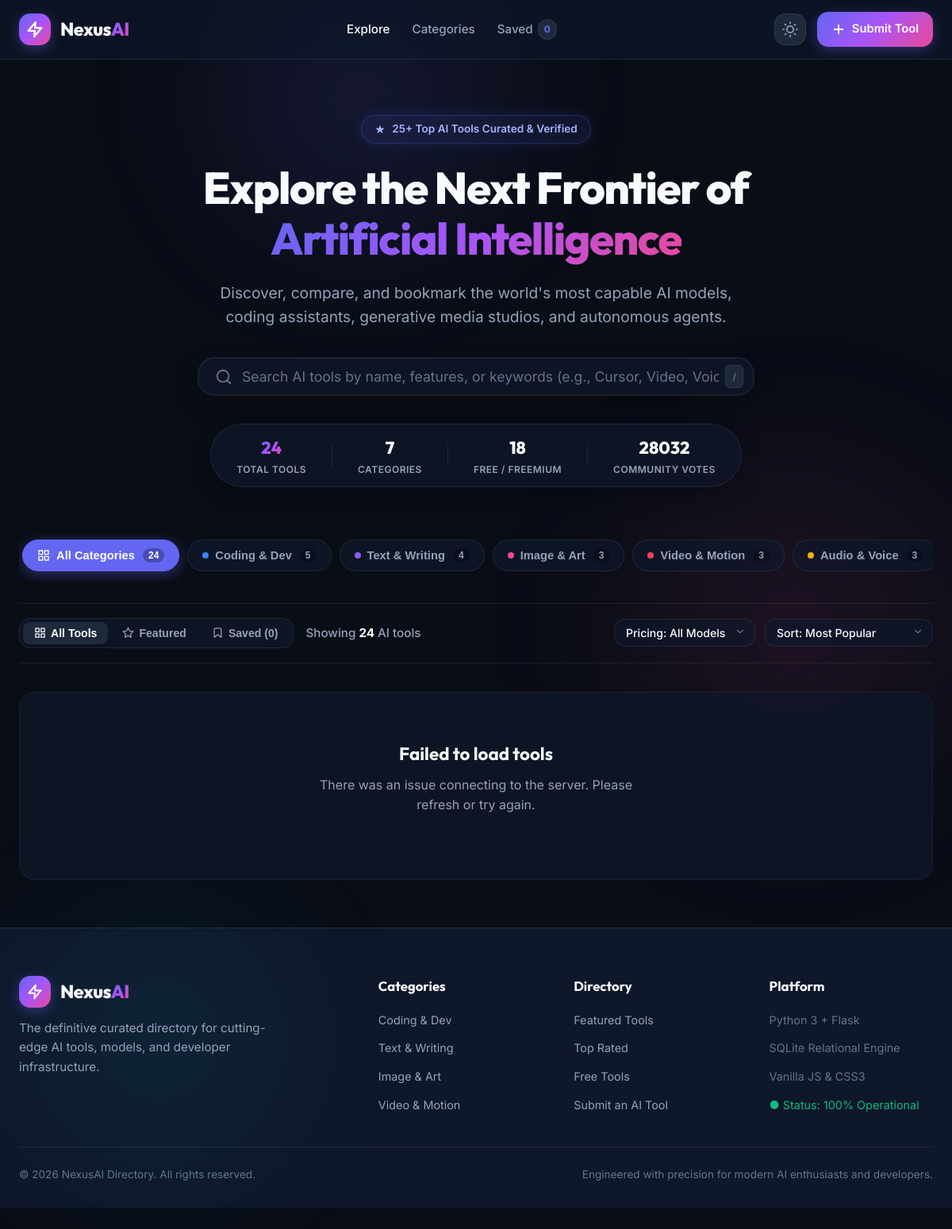
The page / on the database its author committed.
### tables this page shows
CREATE TABLE categories (
            id INTEGER PRIMARY KEY AUTOINCREMENT,
            name TEXT NOT NULL UNIQUE,
            slug TEXT NOT NULL UNIQUE,
            icon TEXT NOT NULL,
            description TEXT,
            color TEXT NOT NULL
        );

### app.py (the view)
@app.route('/')
def index():
    categories = database.get_all_categories()
    featured_tools = database.get_tools(featured="1", sort_by="popular")
    all_tools = database.get_tools(sort_by="popular")
    stats = database.get_stats()
    return render_template(
        'index.html',
        categories=categories,
        featured_tools=featured_tools,
        tools=all_tools,
        stats=stats
    )

### database.py (called while the page is built)
def get_db_connection():
    conn = sqlite3.connect(DB_PATH)
    conn.row_factory = sqlite3.Row
    return conn

def get_all_categories():
    conn = get_db_connection()
    cursor = conn.cursor()
    cursor.execute('''
        SELECT c.*, COUNT(t.id) as tool_count
        FROM categories c
        LEFT JOIN tools t ON c.id = t.category_id
        GROUP BY c.id
        ORDER BY c.id ASC
    ''')
    rows = cursor.fetchall()
    conn.close()
    return [dict(row) for row in rows]

def get_stats():
    conn = get_db_connection()
    cursor = conn.cursor()
    cursor.execute('SELECT COUNT(*) as total_tools, SUM(upvotes) as total_upvotes FROM tools')
    row = cursor.fetchone()
    total_tools = row['total_tools']
    total_upvotes = row['total_upvotes'] or 0
    cursor.execute("SELECT COUNT(*) as free_tools FROM tools WHERE pricing_type IN ('Free', 'Freemium')")
    free_tools = cursor.fetchone()['free_tools']
    cursor.execute('SELECT COUNT(*) as total_cats FROM categories')
    total_cats = cursor.fetchone()['total_cats']
    conn.close()
    return {
        "total_tools": total_tools,
        "total_upvotes": total_upvotes,
        "free_tools": free_tools,
        "total_categories": total_cats
    }

### templates/index.html (shortened to what this page needs)
{% extends 'base.html' %}
{% block content %}
<section class="hero-section">
  <div class="container">
    <div class="hero-badge">
      <svg width="14" height="14" viewBox="0 0 24 24" fill="currentColor">
        <path d="M12 2l2.4 7.4H22l-6 4.6 2.3 7-6.3-4.6-6.3 4.6 2.3-7-6-4.6h7.6z"/>
      </svg>
      <span>25+ Top AI Tools Curated & Verified</span>
    </div>
    <h1 class="hero-title">
      Explore the Next Frontier of <br>
      <span class="gradient-text">Artificial Intelligence</span>
    </h1>
    <p class="hero-subtitle">
      Discover, compare, and bookmark the world's most capable AI models, coding assistants, generative media studios, and autonomous agents.
    </p>
    <div class="search-container">
      <div class="search-input-wrapper">
        <span class="search-icon">
          <svg width="22" height="22" viewBox="0 0 24 24" fill="none" stroke="currentColor" stroke-width="2" stroke-linecap="round" stroke-linejoin="round">
            <circle cx="11" cy="11" r="8"></circle>
            <line x1="21" y1="21" x2="16.65" y2="16.65"></line>
          </svg>
        </span>
        <input
          type="text"
          id="search-input"
          class="search-input"
          placeholder="Search AI tools by name, features, or keywords (e.g., Cursor, Video, Voice, GPT)..."
          autocomplete="off"
          spellcheck="false"
        >
        <span class="search-shortcut" title="Press '/' anywhere to search">/</span>
      </div>
    </div>
    <div class="stats-bar">
      <div class="stat-item">
        <span class="stat-value highlight">{{ stats.total_tools }}</span>
        <span class="stat-label">Total Tools</span>
      </div>
      <div class="stat-item">
        <span class="stat-value">{{ stats.total_categories }}</span>
        <span class="stat-label">Categories</span>
      </div>
      <div class="stat-item">
        <span class="stat-value">{{ stats.free_tools }}</span>
        <span class="stat-label">Free / Freemium</span>
      </div>
      <div class="stat-item">
        <span class="stat-value">{{ stats.total_upvotes }}</span>
        <span class="stat-label">Community Votes</span>
      </div>
    </div>
  </div>
</section>
<section class="categories-section" id="categories-bar">
  <div class="container">
    <div class="categories-wrapper">
      <button class="category-pill active" data-category="all">
        <span class="cat-icon">
        </span>
        <span>All Categories</span>
        <span class="cat-count">{{ stats.total_tools }}</span>
      </button>
      {% for cat in categories %}
      <button class="category-pill" data-category="{{ cat.slug }}">
        <span class="category-dot" style="background: {{ cat.color }};"></span>
        <span>{{ cat.name }}</span>
        <span class="cat-count">{{ cat.tool_count }}</span>
      </button>
      {% endfor %}
    </div>
  </div>
</section>
<section class="container" id="tools-grid-section">
  <div class="toolbar-section">
    <div class="toolbar-left">
      <div class="tab-group">
        <button class="tab-btn active" data-tab="all" id="tab-all">
          <span>All Tools</span>
        </button>
        <button class="tab-btn" data-tab="featured" id="tab-featured">
          <svg width="15" height="15" viewBox="0 0 24 24" fill="none" stroke="currentColor" stroke-width="2" stroke-linecap="round" stroke-linejoin="round">
            <polygon points="12 2 15.09 8.26 22 9.27 17 14.14 18.18 21.02 12 17.77 5.82 21.02 7 14.14 2 9.27 8.91 8.26 12 2"></polygon>
          </svg>
          <span>Featured</span>
        </button>
        <button class="tab-btn" data-tab="bookmarks" id="tab-bookmarks">
          <svg width="15" height="15" viewBox="0 0 24 24" fill="none" stroke="currentColor" stroke-width="2" stroke-linecap="round" stroke-linejoin="round">
            <path d="M19 21l-7-5-7 5V5a2 2 0 0 1 2-2h10a2 2 0 0 1 2 2z"></path>
          </svg>
          <span>Saved (<span id="fav-count-tab">0</span>)</span>
        </button>
      </div>
      <span class="results-count" id="results-count">
        Showing <strong>{{ stats.total_tools }}</strong> AI tools
      </span>
    </div>
    <div class="toolbar-right">
      <div class="filter-select-wrapper">
        <select id="pricing-filter" class="filter-select" aria-label="Filter by pricing">
          <option value="all">Pricing: All Models</option>
        </select>
        <span class="filter-select-icon">
          <svg width="14" height="14" viewBox="0 0 24 24" fill="none" stroke="currentColor" stroke-width="2" stroke-linecap="round" stroke-linejoin="round">
            <polyline points="6 9 12 15 18 9"></polyline>
          </svg>
        </span>
      </div>
      <div class="filter-select-wrapper">
        <select id="sort-filter" class="filter-select" aria-label="Sort tools">
          <option value="popular">Sort: Most Popular</option>
        </select>
        <span class="filter-select-icon">
          <svg width="14" height="14" viewBox="0 0 24 24" fill="none" stroke="currentColor" stroke-width="2" stroke-linecap="round" stroke-linejoin="round">
            <polyline points="6 9 12 15 18 9"></polyline>
          </svg>
        </span>
      </div>
    </div>
  </div>
  <div class="tools-grid" id="tools-grid">
  </div>
</section>
{% endblock %}

### templates/base.html (shortened to what this page needs)
<!DOCTYPE html>
<html lang="en" data-theme="dark">
<head>
  <link rel="stylesheet" href="{{ url_for('static', filename='css/style.css') }}">
  <link rel="stylesheet" href="{{ url_for('static', filename='css/modal.css') }}">
</head>
<body>
  <div class="bg-glow-1"></div>
  <div class="bg-glow-2"></div>
  <header class="navbar">
    <div class="container nav-container">
      <a href="/" class="brand-logo" id="brand-logo">
        <div class="logo-icon">
          <svg width="22" height="22" viewBox="0 0 24 24" fill="none" stroke="currentColor" stroke-width="2.5" stroke-linecap="round" stroke-linejoin="round">
            <polygon points="13 2 3 14 12 14 11 22 21 10 12 10 13 2"></polygon>
          </svg>
        </div>
        <div class="brand-text">Nexus<span>AI</span></div>
      </a>
      <nav>
        <ul class="nav-links">
          <li><a href="/" class="nav-link active" id="nav-link-explore">Explore</a></li>
          <li><a href="#categories-bar" class="nav-link" id="nav-link-categories">Categories</a></li>
          <li>
            <a href="#tools-grid-section" class="nav-link" id="nav-link-bookmarks">
              Saved <span class="nav-badge" id="fav-count-nav">0</span>
            </a>
          </li>
        </ul>
      </nav>
      <div class="nav-actions">
        <button class="theme-toggle-btn" id="theme-toggle-btn" title="Toggle Dark / Light Theme" aria-label="Toggle theme">
        </button>
        <a href="#submit" class="btn-submit-tool" id="btn-open-submit">
          <svg width="18" height="18" viewBox="0 0 24 24" fill="none" stroke="currentColor" stroke-width="2.5" stroke-linecap="round" stroke-linejoin="round">
            <line x1="12" y1="5" x2="12" y2="19"></line>
            <line x1="5" y1="12" x2="19" y2="12"></line>
          </svg>
          <span>Submit Tool</span>
        </a>
      </div>
    </div>
  </header>
  <main>
    {% block content %}{% endblock %}
  </main>
  <footer class="footer">
    <div class="container">
      <div class="footer-grid">
        <div class="footer-brand">
          <a href="/" class="brand-logo">
            <div class="logo-icon">
              <svg width="20" height="20" viewBox="0 0 24 24" fill="none" stroke="currentColor" stroke-width="2.5" stroke-linecap="round" stroke-linejoin="round">
                <polygon points="13 2 3 14 12 14 11 22 21 10 12 10 13 2"></polygon>
              </svg>
            </div>
            <div class="brand-text">Nexus<span>AI</span></div>
          </a>
          <p>The definitive curated directory for cutting-edge AI tools, models, and developer infrastructure.</p>
        </div>
        <div class="footer-col">
          <h4>Categories</h4>
          <ul class="footer-links">
            <li><a href="#categories-bar" class="footer-link">Coding & Dev</a></li>
            <li><a href="#categories-bar" class="footer-link">Text & Writing</a></li>
            <li><a href="#categories-bar" class="footer-link">Image & Art</a></li>
            <li><a href="#categories-bar" class="footer-link">Video & Motion</a></li>
          </ul>
        </div>
        <div class="footer-col">
          <h4>Directory</h4>
          <ul class="footer-links">
            <li><a href="#tools-grid-section" class="footer-link">Featured Tools</a></li>
            <li><a href="#tools-grid-section" class="footer-link">Top Rated</a></li>
            <li><a href="#tools-grid-section" class="footer-link">Free Tools</a></li>
            <li><a href="#submit" class="footer-link" onclick="document.getElementById('btn-open-submit').click(); return false;">Submit an AI Tool</a></li>
          </ul>
        </div>
        <div class="footer-col">
          <h4>Platform</h4>
          <ul class="footer-links">
            <li><span class="footer-link" style="color: var(--text-muted);">Python 3 + Flask</span></li>
            <li><span class="footer-link" style="color: var(--text-muted);">SQLite Relational Engine</span></li>
            <li><span class="footer-link" style="color: var(--text-muted);">Vanilla JS & CSS3</span></li>
            <li><span class="footer-link" style="color: #10b981;">● Status: 100% Operational</span></li>
          </ul>
        </div>
      </div>
      <div class="footer-bottom">
        <div>© 2026 NexusAI Directory. All rights reserved.</div>
        <div>Engineered with precision for modern AI enthusiasts and developers.</div>
      </div>
    </div>
  </footer>
</body>
</html>

### rows shown on the page
categories: name "Coding & Dev", tool_count "5"
categories: name "Text & Writing", tool_count "4"
categories: name "Image & Art", tool_count "3"
categories: name "Video & Motion", tool_count "3"
categories: name "Audio & Voice", tool_count "3"

### other values the page prints
{{ stats.total_tools }} "24"
{{ stats.total_categories }} "7"
{{ stats.free_tools }} "18"
{{ stats.total_upvotes }} "28032"
